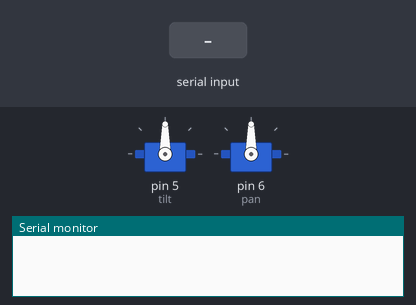
A sketch run on a simulated Arduino Uno, built with avr-gcc and run on an emulated ATmega328P. Shown: 2 × servo, the last lines printed to the serial monitor. The inputs (shaded band) are chosen by the test bench.

Above: at 1.2 s.
1.3 s: "x90\n" received over Serial
At 2.4 s:
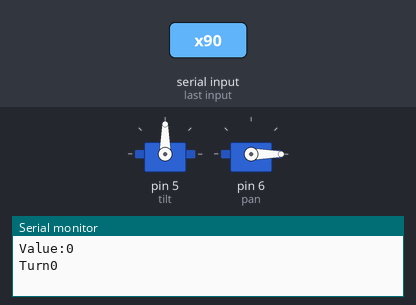
2.8 s: "x,45\n" received over Serial
At 3.6 s:
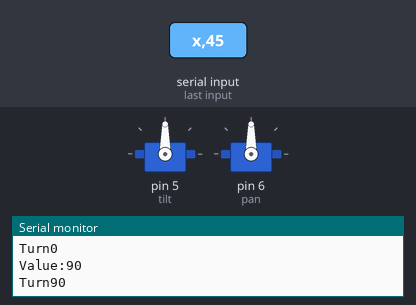
4.3 s: "y90\n" received over Serial
At 4.8 s:
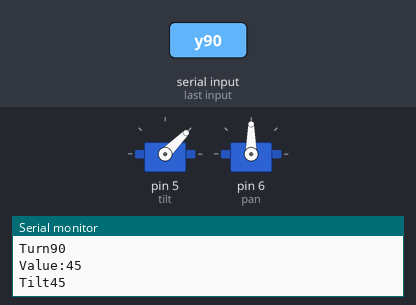
5.8 s: "y,45\n" received over Serial
At 7.0 s:
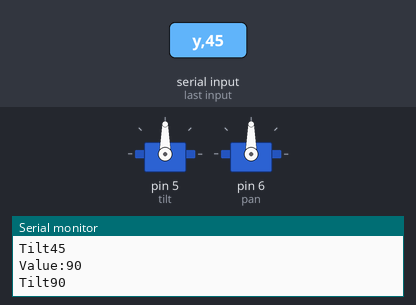
7.3 s: "x" received over Serial
At 8.4 s:
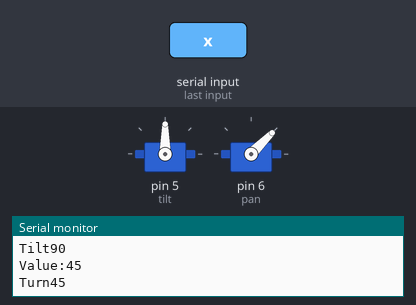
8.8 s: "y" received over Serial
At 9.6 s:
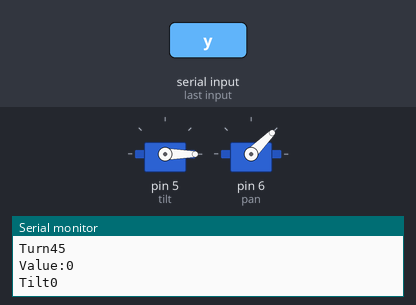
Timing chart, 0 to 11.3 s (numbered marks = the images above; inputs shaded):
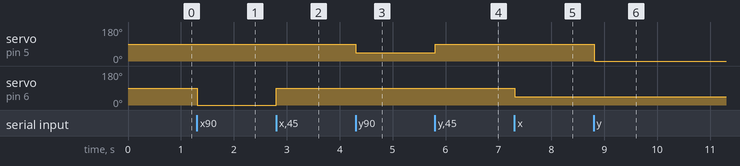

Measured:
- after the input at 1.3 s, servo on pin 6 (pan): 90° → 0° at once
- after the input at 2.8 s, servo on pin 6 (pan): 0° → 90° at once
- after the input at 4.3 s, servo on pin 5 (tilt): 90° → 45° at once
- after the input at 5.8 s, servo on pin 5 (tilt): 45° → 90° at once
- after the input at 7.3 s, servo on pin 6 (pan): 90° → 45° at once
- after the input at 8.8 s, servo on pin 5 (tilt): 90° → 0° at once

The sketch:

arduino_servo_firmware.ino
```cpp
#include <Servo.h>

String buffer = "";    // string to hold input

Servo tilt;
Servo pan;

int tiltPos = 90;
int panPos = 90;

void setup() {
  tilt.attach(5);
  pan.attach(6);

  Serial.begin(115200);
  while (!Serial) {}
}

void loop() {
  // Read serial input:
  while (Serial.available() > 0) {
    int inChar = Serial.read();

    bool doPan = inChar == 'x';
    bool doTilt = inChar == 'y';

    if (isDigit(inChar)) {
      buffer += (char)inChar;
    }

    else if (doTilt || doPan) {
      Serial.print("Value:");
      Serial.println(buffer.toInt());
      if (doTilt) {
        Serial.print("Tilt");
        tiltPos = buffer.toInt();
        Serial.println(tiltPos);
        tilt.write(tiltPos);
      } else if (doPan) {
        Serial.print("Turn");
        panPos = buffer.toInt();
        Serial.println(panPos);
        pan.write(panPos);
      }
      // clear the string for new input:
      buffer = "";
    }
  }
  pan.write(panPos);
  tilt.write(tiltPos);
  delay(15);
}
```
